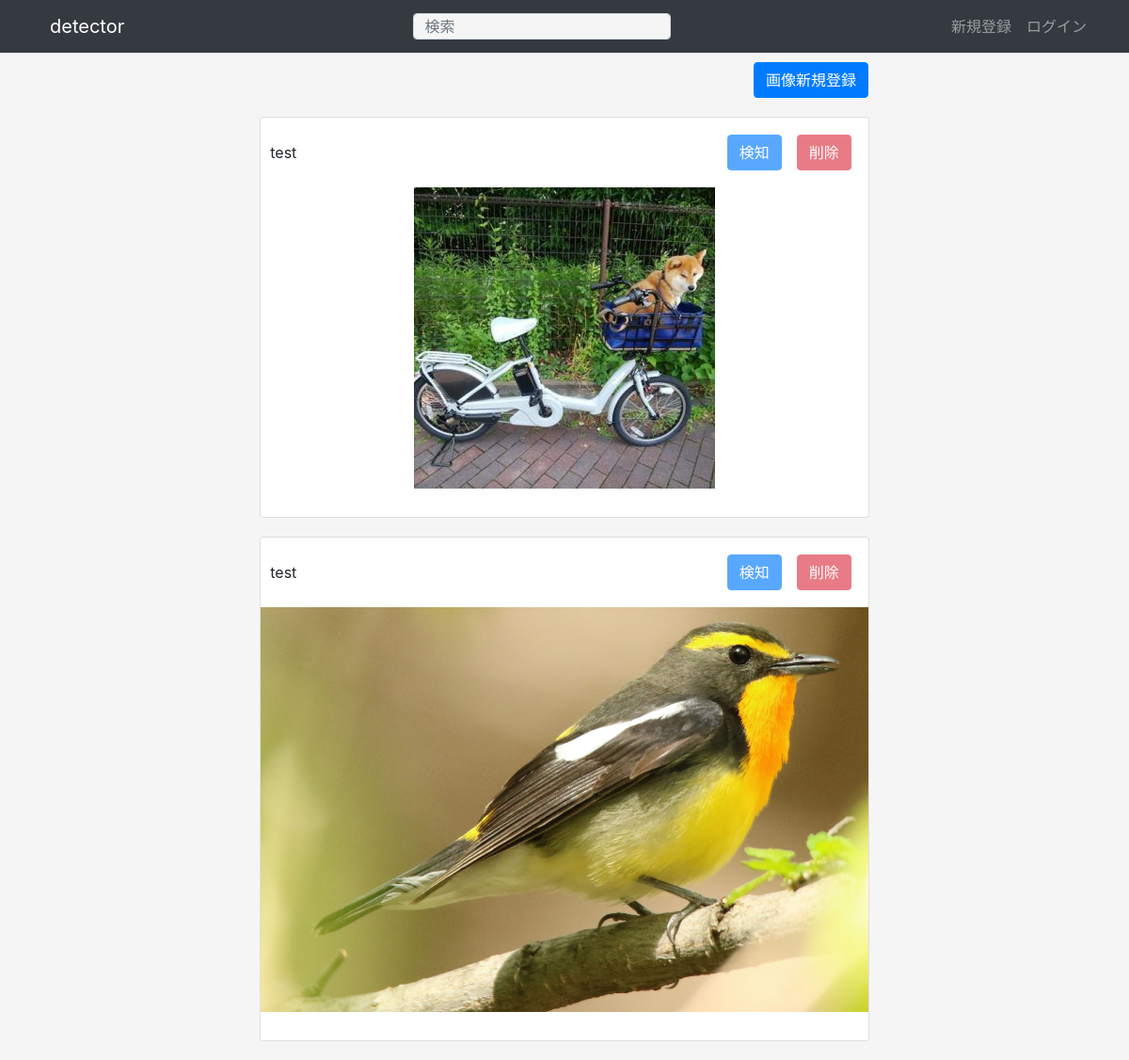
Before: / with the older database file.
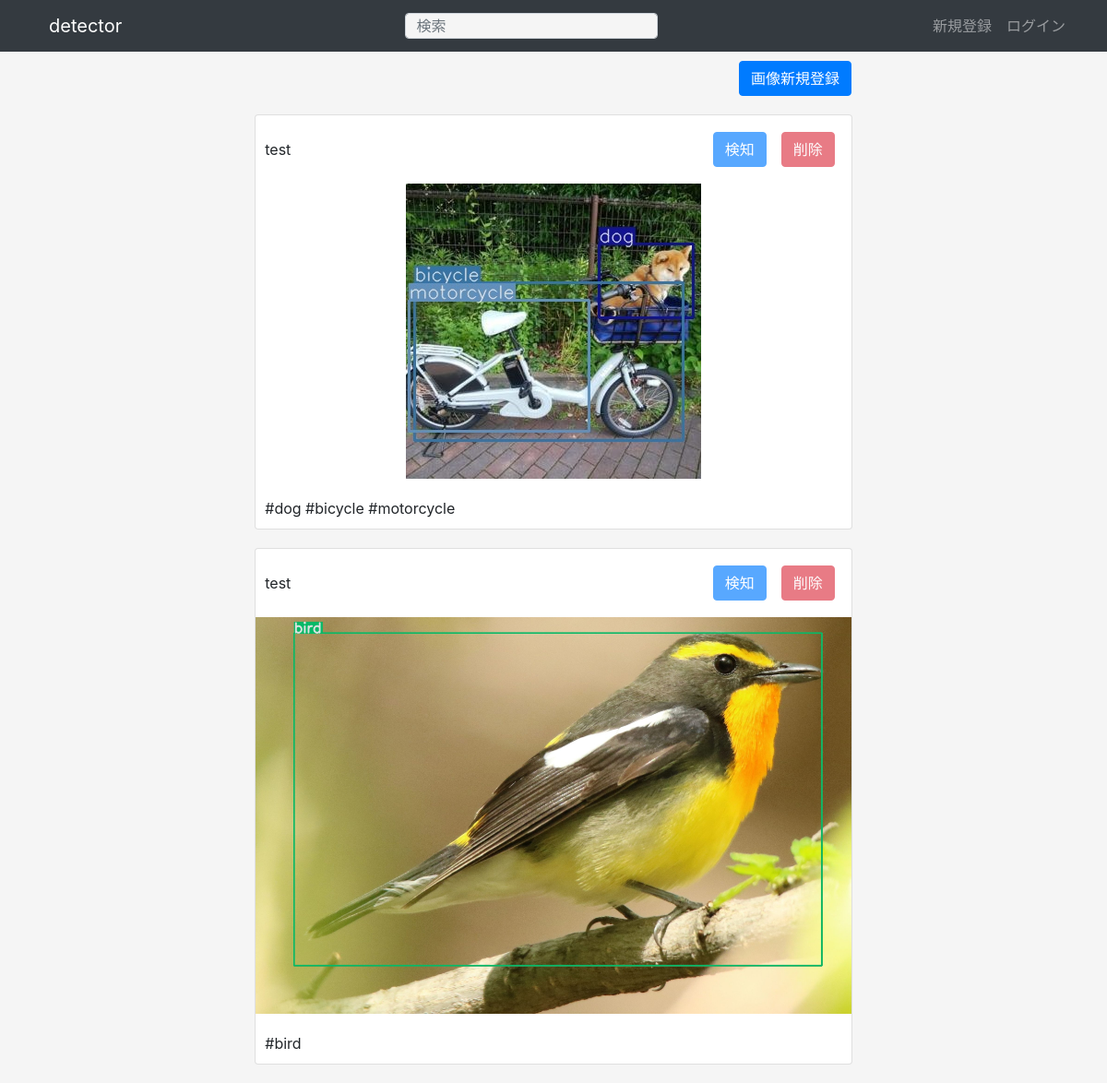
After: the same page with the newer database file.
### apps/crud/models.py (models this page shows, shortened)
class User(db.Model, UserMixin):
    __tablename__ = "users"
    id = db.Column(db.Integer, primary_key=True)
    username = db.Column(db.String, index=True)
    email = db.Column(db.String, unique=True, index=True)
    password_hash = db.Column(db.String)
    created_at = db.Column(db.DateTime, default=datetime.now)
    updated_at = db.Column(
        db.DateTime, default=datetime.now, onupdate=datetime.now
    )
    @property
    def password(self):
        raise AttributeError("読み取り不可")

### apps/detector/models.py (models this page shows)
class UserImage(db.Model):
    __tablename__ = "user_images"
    id = db.Column(db.Integer, primary_key=True)
    user_id = db.Column(db.String, db.ForeignKey("users.id"))
    image_path = db.Column(db.String)
    is_detected = db.Column(db.Boolean, default=False)
    created_at = db.Column(db.DateTime, default=datetime.now)
    updated_at = db.Column(db.DateTime, default=datetime.now, onupdate=datetime.now)

class UserImageTag(db.Model):
    __tablename__ = "user_image_tag"
    id = db.Column(db.Integer, primary_key=True)
    user_image_id = db.Column(db.String, db.ForeignKey("user_images.id"))
    tag_name = db.Column(db.String)
    created_at = db.Column(db.DateTime, default=datetime.now)
    updated_at = db.Column(db.DateTime, default=datetime.now, onupdate=datetime.now)
    updated_at = db.Column(db.DateTime, default=datetime.now, onupdate=datetime.now)
    updated_at = db.Column(db.DateTime, default=datetime.now, onupdate=datetime.now)

### apps/detector/views.py (the view)
@dt.route("/")
def index():
    user_images = (db.session.query(User, UserImage).join(UserImage).filter(User.id == UserImage.user_id).all())
    user_image_tag_dict = {}
    for user_image in user_images:
        user_image_tags = db.session.query(UserImageTag).filter(UserImageTag.user_image_id == user_image.UserImage.id).all()
        user_image_tag_dict[user_image.UserImage.id] = user_image_tags
    detector_form = DetectorForm()
    delete_form = DeleteForm()
    return render_template("detector/index.html", user_images=user_images,
        user_image_tag_dict=user_image_tag_dict, detector_form=detector_form,
        delete_form=delete_form)

### apps/detector/forms.py
class DetectorForm(FlaskForm):
    submit = SubmitField("検知")

class DeleteForm(FlaskForm):
    submit = SubmitField("削除")

### apps/detector/templates/detector/index.html (shortened to what this page needs)
{% extends "detector/base.html" %}
{% block content %}
<div class="col-md-10 text-right dt-image-register-btn">
    <a href="{{ url_for('detector.upload_image') }}" class="btn btn-primary">画像新規登録</a>
</div>
{% for user_image in user_images %}
<div class="card col-md-7 dt-image-content">
    <header class="d-flex justify-content-between">
        <div class="dt-image-username">{{ user_image.User.username }}</div>
        <div class="d-flex flex-row-reverse">
            <div class="p-2">
                <form action="{{ url_for('detector.delete_image', image_id=user_image.UserImage.id) }}" method="POST">
                    {% if current_user.id == user_image.User.id %}
                    {{ delete_form.submit(class="btn btn-danger") }}
                    {% else %}
                    {{ delete_form.submit(class="btn btn-danger", disabled="disabled") }}
                    {% endif %}
                </form>
            </div>
            <div class="p-2">
                <form action="{{ url_for('detector.detect', image_id=user_image.UserImage.id) }}" method="POST">
                    {% if current_user.id == user_image.User.id and user_image.UserImage.is_detected == False %}
                    {{detector_form.submit(class="btn btn-primary")}}
                    {% else %}
                    {{ detector_form.submit(class="btn btn-primary",disabled="disabled")}}
                    {% endif %}
                </form>
            </div>
        </div>
    </header>
    <section>
        <img src="{{ url_for('detector.image_file', filename=user_image.UserImage.image_path) }}" alt="アップロード画像" />
    </section>
    <footer>
        {% for tag in user_image_tag_dict[user_image.UserImage.id] %}
        #{{tag.tag_name }}
        {% endfor %}
    </footer>
</div>
{% endfor %}
{% endblock %}

### apps/detector/templates/detector/base.html (shortened to what this page needs)
<!DOCTYPE html>
<html lang="ja">
<head>
    <link rel="stylesheet" href="{{ url_for('static', filename='css/bootstrap.min.css') }}" />
    <link rel="stylesheet" href="{{ url_for('static', filename='css/style.css') }}" />
</head>
<body>
    <nav class="navbar navbar-expand-lg navbar-dark bg-dark">
        <div class="container">
            <a class="navbar-brand " href="{{ url_for('detector.index') }}">detector</a>
            {% if url_for(request.endpoint) == url_for('detector.index') or
            url_for(request.endpoint) == url_for('detector.search') %}
            <div class="btn-group">
                <form method="GET" action="{{ url_for('detector.search') }}" name="dtSearchForm">
                    {% if request.args.get("search") %}
                    <input type="search" id="dt-search" class="form-control col-md-12 dt-search" placeholder="検索"
                        name="search" value="{{ request.args.get('search') }}" />
                    {% else %}
                    <input type="search" id="dt-search" class="form-control col-md-12 dt-search" placeholder="検索"
                        name="search" />
                    {% endif %}
                </form>
            </div>
            {% endif %}
            <ul class="navbar-nav">
                {% if current_user.is_authenticated %}
                <li class="nav-item">
                    <span class="nav-link">{{ current_user.username }}</span>
                </li>
                <li class="nav-item">
                    <a href="{{ url_for('auth.logout') }}" class="nav-link">ログアウト</a>
                </li>
                {% else %}
                <li class="nav-item">
                    <a class="nav-link" href="{{ url_for('auth.signup') }}">新規登録</a>
                </li>
                <li class="nav-item">
                    <a class="nav-link" href="{{ url_for('auth.login') }}">ログイン</a>
                </li>
                {% endif %}
            </ul>
        </div>
    </nav>
    <section class="container">
        {% block content %}{% endblock %}
    </section>
</body>
</html>

### apps/static/css/style.css (style rules this page uses)
body { background-color: #f5f5f5; }
input[type="search"] { background-color: #f5f5f5; }
.dt-search { height: 28px !important; }
.dt-image-content { margin: 20px auto; padding: 0; }
.dt-image-username { padding-top: 15px; }
.dt-image-register-btn { padding: 10px 47px 0 0; }
.dt-image-content header { padding: 10px 10px 0 10px; }
.dt-image-content section { padding: 10px 0; margin: auto; }
.dt-image-content footer { padding: 10px; }
.dt-image-content section img { width: 100%; }

Changed rows visible on the page:
changed through a linked row, User "test": image_path: a different picture
added UserImageTag: tag_name "dog"
added UserImageTag: tag_name "bicycle"
added UserImageTag: tag_name "motorcycle"
added UserImageTag: tag_name "bird"
